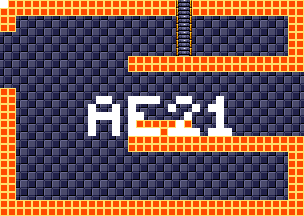

Below is a game level as drawn by its tile map, then a one-line description and the .tmx that defines it (tile-layer data replaced by summaries):
An orthogonal 38x27 tile map with 8x8 px tiles, 4 tile layers (background, foreground, room numbers, Objects), 15 tilesets.

<map version="1.5" tiledversion="1.7.1" orientation="orthogonal" renderorder="right-down" width="38" height="27" tilewidth="8" tileheight="8" infinite="0" nextlayerid="11" nextobjectid="1">
 <tileset firstgid="1" source="tilesheets/tsKarniMata.tsx" />
 <tileset firstgid="1025" source="tilesheets/tsVoodooWasp.tsx" />
 <tileset firstgid="2049" source="tilesheets/tsBurial.tsx" />
 <tileset firstgid="3073" source="tilesheets/tsBlueTemple.tsx" />
 <tileset firstgid="4097" source="tilesheets/tsGoddess.tsx" />
 <tileset firstgid="5121" source="tilesheets/tsKonark.tsx" />
 <tileset firstgid="6145" name="sEnemies" tilewidth="8" tileheight="8" tilecount="1024" columns="32">
  <image source="../grapx/tilesheets/sObjects.bmp" trans="ff94ff" width="256" height="256" />
 </tileset>
 <tileset firstgid="7169" source="tilesheets/tsIceTemple.tsx" />
 <tileset firstgid="8193" source="tilesheets/tsLavaArea.tsx" />
 <tileset firstgid="9217" source="tilesheets/tsBossArea.tsx" />
 <tileset firstgid="10241" source="tilesheets/tsPegu.tsx" />
 <tileset firstgid="11265" source="tilesheets/sTiwanakuTemple.tsx" />
 <tileset firstgid="12289" source="tilesheets/sIndraTemple.tsx" />
 <tileset firstgid="13313" source="tilesheets/sTeleport.tsx" />
 <tileset firstgid="14337" source="tilesheets/sObjects.tsx" />
 <layer id="2" name="background" width="38" height="27">
  <data>[1026 cells, 1026 non-empty, 2 distinct tile ids]</data>
 </layer>
 <layer id="1" name="foreground" width="38" height="27">
  <data>[1026 cells, 320 non-empty, 3 distinct tile ids]</data>
 </layer>
 <layer id="7" name="room numbers" width="38" height="27">
  <data>[1026 cells, 43 non-empty, 1 distinct tile ids]</data>
 </layer>
 <layer id="10" name="Objects" width="38" height="27">
  <data>[1026 cells, 0 non-empty, 0 distinct tile ids]</data>
 </layer>
</map>
